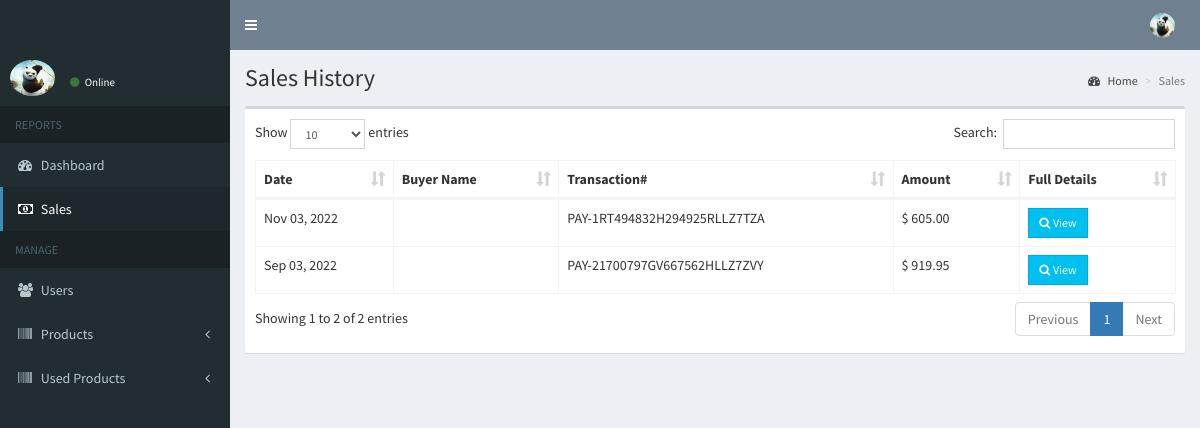
Page /seller/sales.php on the committed database.
### tables this page shows
CREATE TABLE `sales` (
  `id` int(11) NOT NULL,
  `user_id` int(11) NOT NULL,
  `pay_id` varchar(50) NOT NULL,
  `sales_date` date NOT NULL
);

### seller/sales.php (the view, shortened to what this page needs)
<?php include 'includes/session.php'; ?>
<?php include 'includes/header.php'; ?>
<body class="hold-transition skin-blue sidebar-mini">
<div class="wrapper">
  <?php include 'includes/navbar.php'; ?>
  <?php include 'includes/menubar.php'; ?>
  <div class="content-wrapper">
    <section class="content-header">
      <h1>
        Sales History
      </h1>
      <ol class="breadcrumb">
        <li><a href="#"><i class="fa fa-dashboard"></i> Home</a></li>
        <li class="active">Sales</li>
      </ol>
    </section>
    <section class="content">
      <div class="row">
        <div class="col-xs-12">
          <div class="box">
            <div class="box-body">
              <table id="example1" class="table table-bordered">
                <thead>
                  <th>Date</th>
                  <th>Buyer Name</th>
                  <th>Transaction#</th>
                  <th>Amount</th>
                  <th>Full Details</th>
                </thead>
                <tbody>
                  <?php
                    $conn = $pdo->open();
                    try{
                      $stmt = $conn->prepare("SELECT *, sales.id AS salesid FROM sales LEFT JOIN users ON users.id=sales.user_id ORDER BY sales_date DESC");
                      $stmt->execute();
                      foreach($stmt as $row){
                        $stmt = $conn->prepare("SELECT * FROM details LEFT JOIN products ON products.id=details.product_id WHERE details.sales_id=:id");
                        $stmt->execute(['id'=>$row['salesid']]);
                        $total = 0;
                        foreach($stmt as $details){
                          $subtotal = $details['price']*$details['quantity'];
                          $total += $subtotal;
                        }
                        echo "
                          <tr>
                            <td class='hidden'></td>
                            <td>".date('M d, Y', strtotime($row['sales_date']))."</td>
                            <td>".$row['firstname'].' '.$row['lastname']."</td>
                            <td>".$row['pay_id']."</td>
                            <td>&#36; ".number_format($total, 2)."</td>
                            <td><button type='button' class='btn btn-info btn-sm btn-flat transact' data-id='".$row['salesid']."'><i class='fa fa-search'></i> View</button></td>
                          </tr>
                        ";
                      }
                    }
                    catch(PDOException $e){
                      echo $e->getMessage();
                    }
                  ?>
                </tbody>
              </table>
            </div>
          </div>
        </div>
      </div>
    </section>
  </div>
</div>
</body>
</html>

### rows in the picture
sales: sales_date "Nov 03, 2022", pay "PAY-1RT494832H294925RLLZ7TZA", total "605.00"
sales: sales_date "Sep 03, 2022", pay "PAY-21700797GV667562HLLZ7ZVY", total "919.95"
